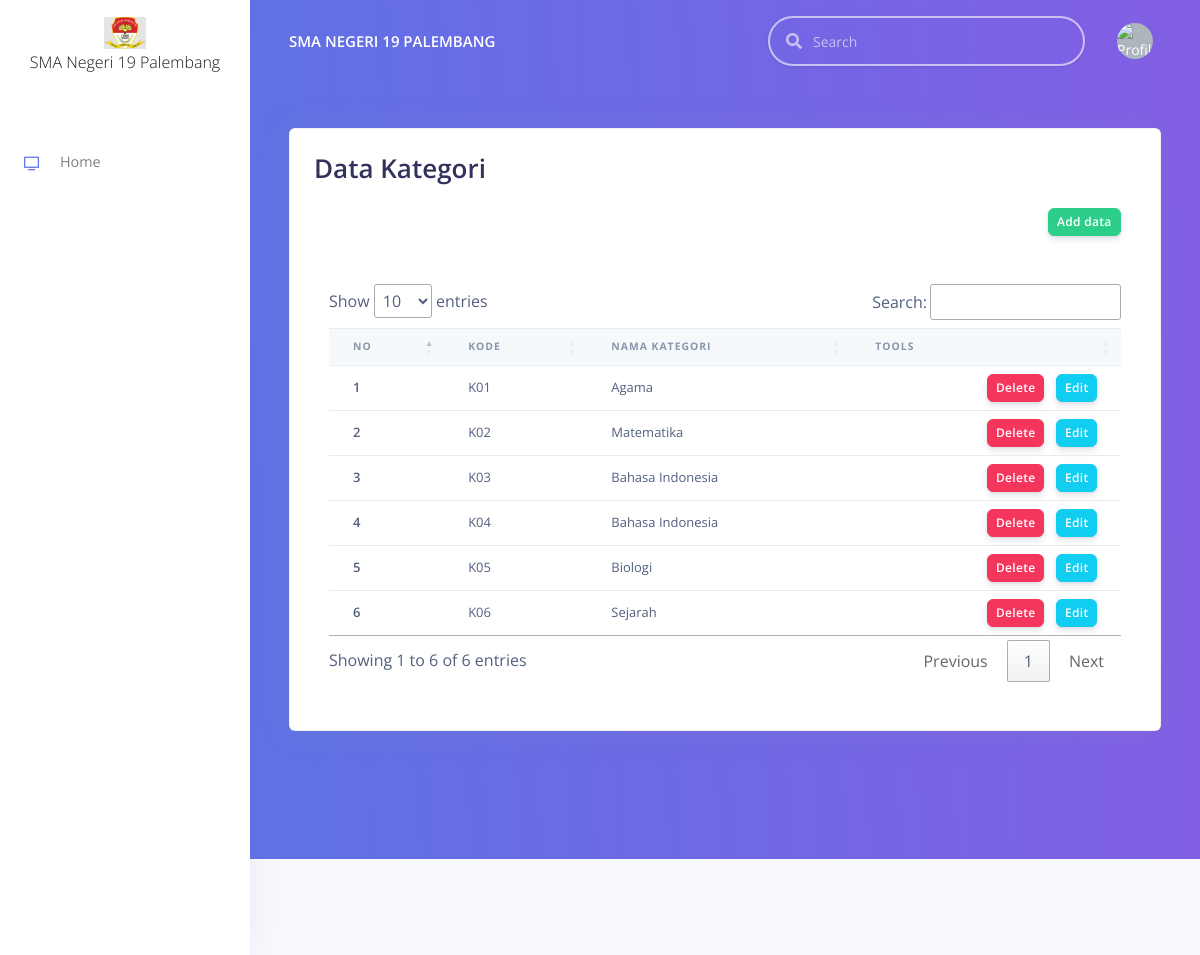
Page /index.php/kategori on the committed database.
### tables this page shows
CREATE TABLE `kategori` (
  `kd_kategori` varchar(11) NOT NULL,
  `nm_kategori` varchar(20) NOT NULL
);

### application/core/MY_Loader.php (called while the page is built)
<?php
class MY_Loader extends CI_Loader {
  public function template($template_name, $vars = array(), $return = FALSE)
  {
    if($return):
      $content  = $this->view('templates/header', $vars, $return);
      $content .= $this->view('templates/sidebar', $vars, $return);
      $content .= $this->view('templates/navbar', $vars, $return);
      $content .= $this->view($template_name, $vars, $return);
      $content .= $this->view('templates/footer', $vars, $return);
      return $content;
    else:
      $this->view('templates/header', $vars);
      $this->view('templates/sidebar', $vars);
      $this->view('templates/navbar', $vars);
      $this->view($template_name, $vars);
      $this->view('templates/footer', $vars);
    endif;
  }
}

### application/controllers/Kategori.php (called while the page is built, shortened)
<?php
class Kategori extends MY_Controller {
  public function __construct()
  {
    $this->load->model('kategori_model');
    $this->load->library('kode_baru');
  }
  public function index()
  {
    $data['title']    = 'Data Kategori';
    $data['session']  = $this->session->userdata();
    $data['kategori'] = $this->kategori_model->get_kategori();
    $data['kode_baru'] = $this->kode_baru->generate_code('kategori', 'K');
    $this->load->template('Pages/kategori-data', $data);
  }
}

### index.php (called while the page is built, shortened)
<?php
require_once BASEPATH.'core/CodeIgniter.php';

### application/helpers/assets_helper.php (called while the page is built, shortened)
<?php
if (!function_exists('asset_url')) {
  function asset_url($uri = '', $group = FALSE) {
    $CI = & get_instance();
    if (!$dir = $CI->config->item('assets_path')) {
        $dir = 'assets/';
    }
    if ($group) {
        return $CI->config->base_url($dir . $group . '/' . $uri);
    } else {
        return $CI->config->base_url($dir . $uri);
    }
  }
}

### application/core/MY_Model.php (called while the page is built, shortened)
<?php
class MY_Model extends CI_Model
{
	protected $data = [];
	public function get_by_order($ref, $order, $cond = '')
	{
		$this->db->order_by($ref, $order);
		$query = $this->db->get($this->data['table_name']);
		return $query->result();
	}
}

### application/models/Kategori_model.php (called while the page is built, shortened)
<?php
class Kategori_model extends MY_Model {
  public function __construct()
  {
		$this->data['primary_key']	= 'kd_kategori';
  }
  public function get_kategori()
  {
    return $this->get_by_order($this->data['primary_key'], 'ASC', $cond = '');
  }
}

### application/views/Pages/kategori-data.php (the view, shortened to what this page needs)
<div class="header bg-gradient-primary pb-8 pt-5 pt-md-8">
  <div class="container-fluid">
    <div class="header-body">
      <div class="row">
        <div class="col">
          <div class="card shadow">
            <div class="card-header border-0">
              <h1 class="mb-0"><?= $title; ?></h1>
            </div>
            <div class="d-flex flex-row-reverse container-fluid">
              <button class="btn btn-sm btn-success" data-toggle="modal" data-target="#addData">Add data</button>
            </div>
            <div class="table-responsive container-fluid my-5">
              <table id="table" class="table align-items-center table-flush">
                <thead class="thead-light">
                  <tr>
                    <th scope="col">No</th>
                    <th scope="col">Kode</th>
                    <th scope="col">Nama Kategori</th>
                    <th scope="col">Tools</th>
                  </tr>
                </thead>
                <tbody>
                <?php $no = 1; foreach($kategori as $kategoris) {?>
                  <tr>
                    <th scope="row">
                      <?= $no++; ?>
                    </th>
                    <td>
                      <?= $kategoris->kd_kategori; ?>
                    </td>
                    <td>
                      <?= $kategoris->nm_kategori; ?>
                    </td>
                    <td class="text-right">
                      <button data-id="<?= $kategoris->kd_kategori; ?>" class="btn btn-sm btn-danger btn-delete">Delete</button>
                      <a href="" data-toggle="modal" data-target="#editData<?= $kategoris->kd_kategori;?>" class="btn btn-sm btn-info">Edit</a>
                    </td>
                  </tr>
                <?php }; ?>
                </tbody>
              </table>
            </div>
          </div>
        </div>
      </div>
    </div>
  </div>
</div>

### application/views/templates/header.php (shortened to what this page needs)
<!DOCTYPE html>
<html>
<head>
  <link rel="stylesheet" href="https://use.fontawesome.com/releases/v5.8.1/css/all.css">
  <link rel="stylesheet" href="https://maxcdn.bootstrapcdn.com/bootstrap/4.0.0/css/bootstrap.min.css">
  <link href="<?= asset_url('vendor/nucleo/css/nucleo.css');?>" rel="stylesheet">
  <link href="<?= asset_url('vendor/@fortawesome/fontawesome-free/css/all.min.css');?>" rel="stylesheet">
  <link type="text/css" href="<?= asset_url('css/argon.css?v=1.0.0');?>" rel="stylesheet">
</head>

### application/views/templates/sidebar.php (shortened to what this page needs)
<nav class="navbar navbar-vertical fixed-left navbar-expand-md navbar-light bg-white" id="sidenav-main">
    <div class="container-fluid">
      <a class="navbar-brand pt-0" href="<?= base_url();?>">
        <img src="<?= asset_url('img/brand/sma19.jpg');?>" height="1000" alt="...">
        <p>SMA Negeri 19 Palembang</p>
      </a>
      <div class="collapse navbar-collapse" id="sidenav-collapse-main">
        <ul class="navbar-nav">
          <li class="nav-item">
            <a class="nav-link" href="<?= base_url();?>">
              <i class="ni ni-tv-2 text-primary"></i> Home
            </a>
          </li>
        </ul>
      </div>
    </div>
  </nav>

### application/views/templates/navbar.php (shortened to what this page needs)
<div class="main-content">
    <nav class="navbar navbar-top navbar-expand-md navbar-dark" id="navbar-main">
      <div class="container-fluid">
        <a class="h4 mb-0 text-white text-uppercase d-none d-lg-inline-block" href="<?= base_url();?>">SMA Negeri 19 Palembang</a>
        <form class="navbar-search navbar-search-dark form-inline mr-3 d-none d-md-flex ml-lg-auto">
          <div class="form-group mb-0">
            <div class="input-group input-group-alternative">
              <div class="input-group-prepend">
                <span class="input-group-text"><i class="fas fa-search"></i></span>
              </div>
              <input class="form-control" placeholder="Search" type="text">
            </div>
          </div>
        </form>
        <ul class="navbar-nav align-items-center d-none d-md-flex">
          <li class="nav-item dropdown">
            <a class="nav-link pr-0" href="#" role="button" data-toggle="dropdown" aria-haspopup="true" aria-expanded="false">
              <div class="media align-items-center">
                <span class="avatar avatar-sm rounded-circle">
                  <img src="<?= asset_url('img/profil/' . $this->session->userdata('gambar'));?>" class="card-img" alt="Profil">
                </span>
              </div>
            </a>
          </li>
        </ul>
      </div>
    </nav>

### application/views/templates/footer.php (shortened to what this page needs)
  <footer class="py-5">
  </footer>
    <link rel="stylesheet" href="https://cdn.datatables.net/1.10.19/css/jquery.dataTables.min.css">
</body>
</html>

### rows in the picture
kategori: kd_kategori "K01", nm_kategori "Agama"
kategori: kd_kategori "K02", nm_kategori "Matematika"
kategori: kd_kategori "K03", nm_kategori "Bahasa Indonesia"
kategori: kd_kategori "K04", nm_kategori "Bahasa Indonesia"
kategori: kd_kategori "K05", nm_kategori "Biologi"
kategori: kd_kategori "K06", nm_kategori "Sejarah"

### other values in the picture
$title "Data Kategori"
